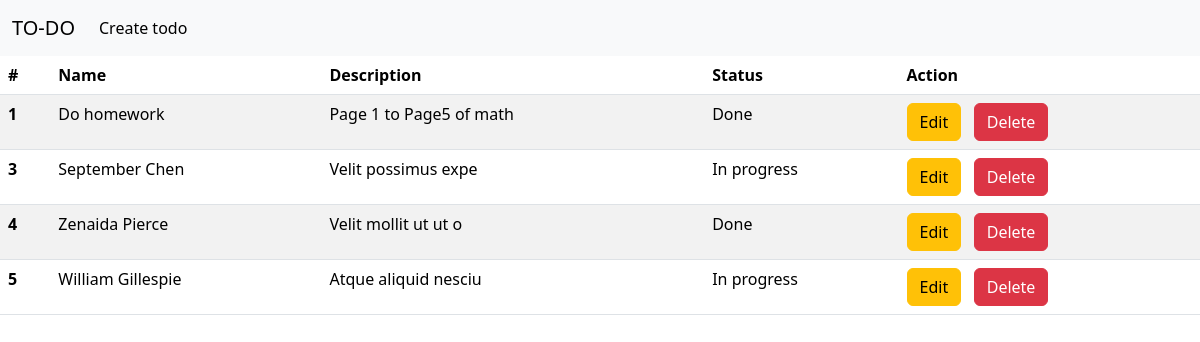
/home/, run on an earlier commit of the app's database.
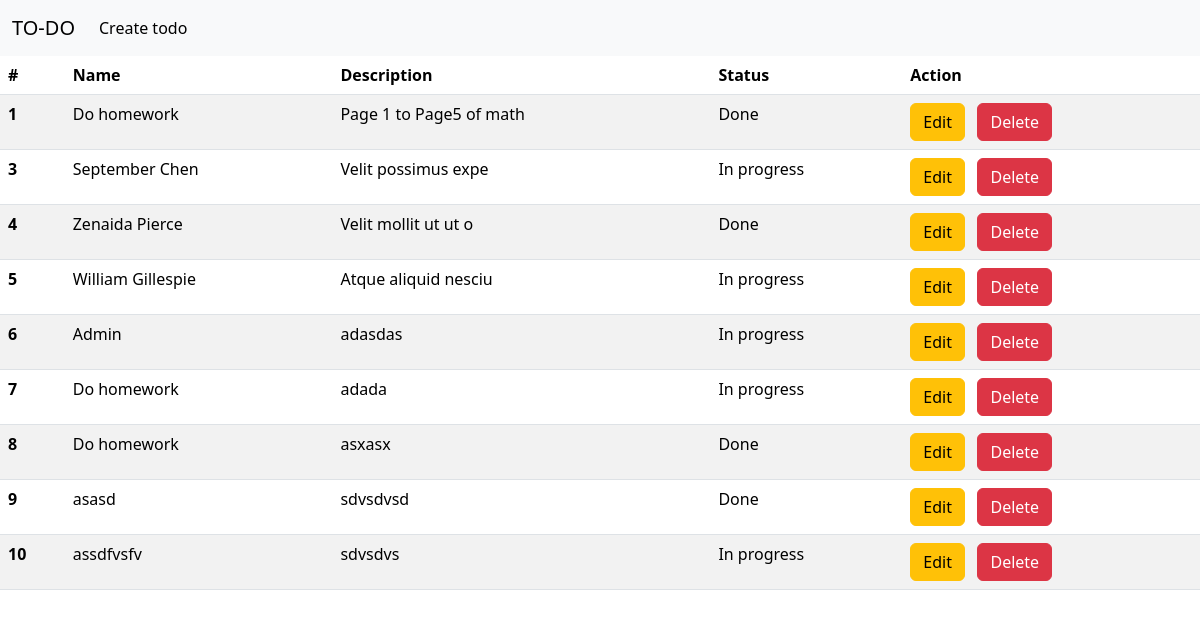
And on a later commit of the database.
### base/models.py (models this page shows, shortened)
class ToDo(models.Model):
    name = models.CharField(max_length=300)
    description = models.TextField()
    status = models.CharField(max_length=50,choices=status_list)

### base/views.py (the view)
# urls.py: 2. Add a URL to urlpatterns:  path('', views.home, name='home')
def home(request):
    todo_objects = ToDo.objects.all()
    content = {'todos':todo_objects}
    return render(request,'index.html',context=content)

### templates/index.html (shortened to what this page needs)
<html lang="en">
<head>
    <link href="https://cdn.jsdelivr.net/npm/bootstrap@5.3.2/dist/css/bootstrap.min.css" rel="stylesheet">
</head>
<body>
    {% include 'nav.html' %}
    <table class="table table-striped">
        <thead>
          <tr>
            <th scope="col">#</th>
            <th scope="col">Name</th>
            <th scope="col">Description</th>
            <th scope="col">Status</th>
            <th scope="col">Action</th>
          </tr>
        </thead>
        <tbody>
            {% for i in todos %}
                    <tr>
                        <th scope="row">{{i.id}}</th>
                        <td>{{i.name}}</td>
                        <td>{{i.description}}</td>
                        <td>{{i.status}}</td>
                        <td><a href="{% url 'edit' pk=i.id %}"><button type="button" class="btn btn-warning">Edit</button></a> &nbsp; <a href="{% url 'delete' pk=i.id %}"><button type="button" class="btn btn-danger">Delete</button></a></td>
                    </tr>
            {% endfor %}
        </tbody>
    </table>
</body>
</html>

What changed in the data, as far as the page shows it:
added ToDo: id "6", name "Admin", description "adasdas", status "In progress"
added ToDo: id "7", name "Do homework", description "adada", status "In progress"
added ToDo: id "8", name "Do homework", description "asxasx", status "Done"
added ToDo: id "9", name "asasd", description "sdvsdvsd", status "Done"
added ToDo: id "10", name "assdfvsfv", description "sdvsdvs", status "In progress"
